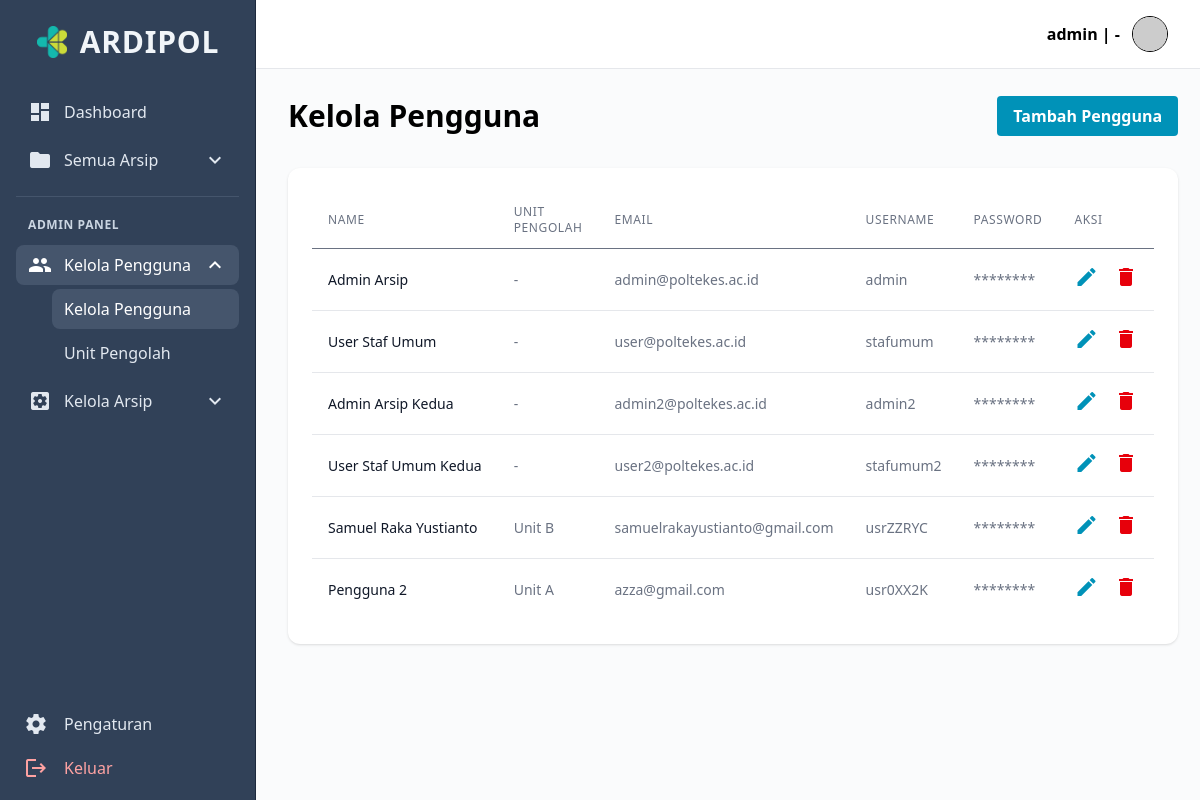
The app's page /pages/kelola_pengguna.php (signed in), older data.
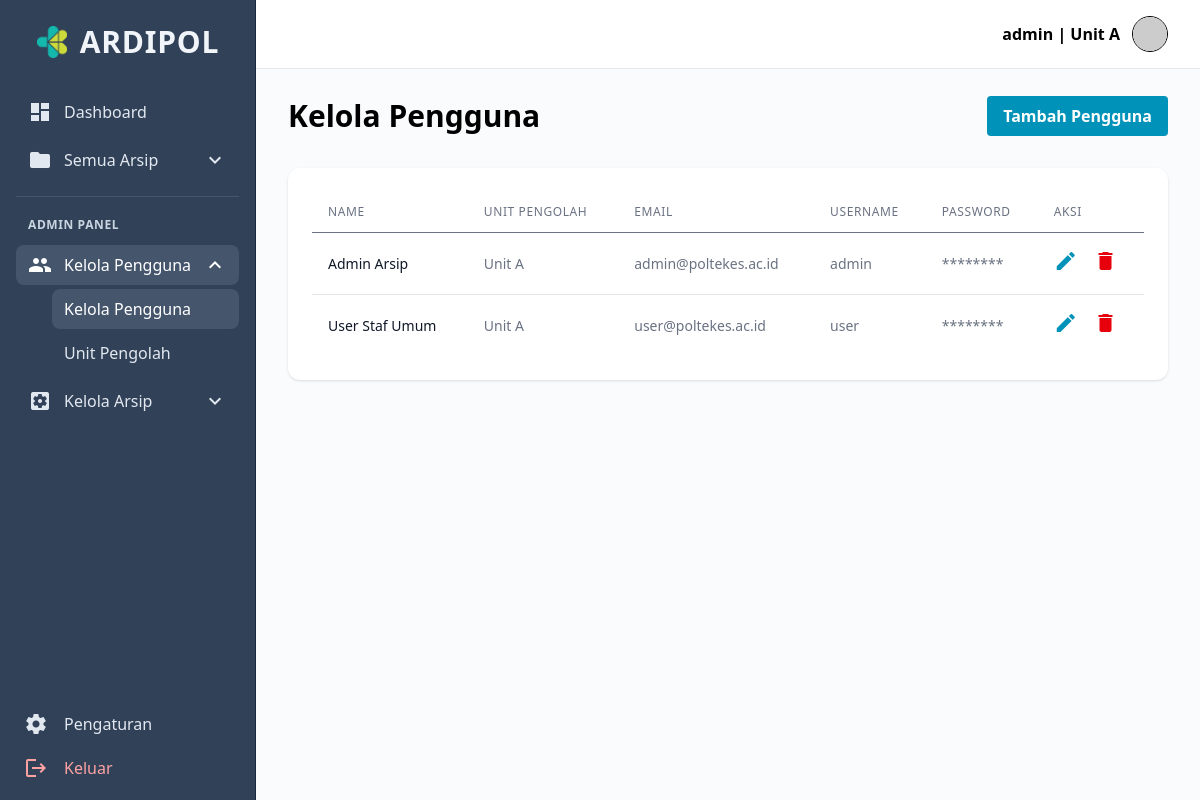
The same page, newer data.
### tables this page shows
CREATE TABLE `user` (
  `id_user` int(11) NOT NULL,
  `nama` varchar(100) NOT NULL,
  `email` varchar(100) NOT NULL,
  `username` varchar(50) NOT NULL,
  `password` varchar(255) NOT NULL,
  `role` enum('superadmin','admin','user') NOT NULL DEFAULT 'user',
  `created_at` datetime NOT NULL DEFAULT current_timestamp(),
  `updated_at` datetime DEFAULT NULL ON UPDATE current_timestamp()
);

CREATE TABLE `unit_pengolah` (
  `id_unit` int(11) NOT NULL,
  `kode_unit` varchar(10) NOT NULL,
  `nama_unit` varchar(150) NOT NULL,
  `created_at` datetime NOT NULL DEFAULT current_timestamp(),
  `updated_at` datetime DEFAULT NULL ON UPDATE current_timestamp()
);

### config/session.php (called while the page is built, shortened)
<?php
function getFullName() {
    return $_SESSION['user_name'] ?? ($_SESSION['nama'] ?? ($_SESSION['username'] ?? 'Guest'));
}
?>

### pages/kelola_pengguna.php (the view, shortened to what the changed rows need)
<?php
include_once __DIR__ . '/../config/session.php';
include_once __DIR__ . '/../config/database.php';
$role = $_SESSION['user_role'];
$query = "SELECT u.id_user, u.nama, u.email, u.username, u.role, COALESCE(up.nama_unit, '') AS nama_unit, COALESCE(p.id_unit, '') AS id_unit FROM user u LEFT JOIN profil p ON p.id_user = u.id_user LEFT JOIN unit_pengolah up ON p.id_unit = up.id_unit";
if ($role === 'admin') {
    $query .= " WHERE role IN ('admin', 'user')";
} elseif ($role === 'superadmin') {
    $query .= " WHERE role IN ('superadmin', 'admin', 'user')";
} else {
    header("Location: dashboard.php");
    exit;
}
$result = $conn->query($query);
$users = [];
if ($result && $result->num_rows > 0) {
    while ($row = $result->fetch_assoc()) {
        $users[] = $row;
    }
}
include __DIR__ . '/../layouts/master/header.php';
include __DIR__ . '/../layouts/components/sidebar_dynamic.php';
?>
<div class="min-h-screen bg-[#fafbfc] flex overflow-hidden">
    <div class="flex-1 flex flex-col ml-64">
        <?php include __DIR__ . '/../layouts/components/topbar.php'; ?>
        <main class="flex-1 p-8 space-y-8 mt-16 overflow-y-auto">
            <section class="bg-white rounded-xl shadow-sm p-6">
                <div class="overflow-x-auto">
                    <table class="min-w-full text-sm">
                        <thead>
                            <tr class="text-gray-500 border-b">
                                <th class="py-3 px-4 text-left font-medium text-xs uppercase tracking-wider">Name</th>
                                <th class="py-3 px-4 text-left font-medium text-xs uppercase tracking-wider">Unit Pengolah</th>
                                <th class="py-3 px-4 text-left font-medium text-xs uppercase tracking-wider">Email</th>
                                <th class="py-3 px-4 text-left font-medium text-xs uppercase tracking-wider">Username</th>
                                <th class="py-3 px-4 text-left font-medium text-xs uppercase tracking-wider">Password</th>
                                <th class="py-3 px-4 text-left font-medium text-xs uppercase tracking-wider">Aksi</th>
                            </tr>
                        </thead>
                        <tbody class="bg-white divide-y divide-gray-200">
                            <?php if (!empty($users)) : ?>
                                <?php foreach ($users as $user) : ?>
                                    <tr class="hover:bg-gray-50">
                                        <td class="py-4 px-4 whitespace-nowrap text-sm font-medium text-gray-900">
                                            <?= htmlspecialchars($user['nama']) ?>
                                        </td>
                                        <td class="py-4 px-4 whitespace-nowrap text-sm text-gray-500">
                                            <?= htmlspecialchars($user['nama_unit'] ?: '-') ?>
                                        </td>
                                        <td class="py-4 px-4 whitespace-nowrap text-sm text-gray-500">
                                            <?= htmlspecialchars($user['email']) ?>
                                        </td>
                                        <td class="py-4 px-4 whitespace-nowrap text-sm text-gray-500">
                                            <?= htmlspecialchars($user['username']) ?>
                                        </td>
                                        <td class="py-4 px-4 whitespace-nowrap text-sm text-gray-500">
                                            ********
                                        </td>
                                        <td class="py-4 px-4 whitespace-nowrap text-sm font-medium">
                                            <button class="text-cyan-600 hover:text-cyan-900 mr-3"
                                                onClick="editPengguna(<?= $user['id_user'] ?>)">
                                                <span class="material-icons text-base">edit</span>
                                            </button>
                                            <button class="text-red-600 hover:text-red-900 btnDelete"
                                                data-id="<?= $user['id_user'] ?>">
                                                <span class="material-icons text-base">delete</span>
                                            </button>
                                        </td>
                                    </tr>
                                <?php endforeach; ?>
                            <?php else : ?>
                                <tr>
                                    <td colspan="6" class="py-4 px-4 text-center text-gray-500">Tidak ada pengguna ditemukan.</td>
                                </tr>
                            <?php endif; ?>
                            </tbody>
                        </table>
                    </div>
                </div>
    </div>
<?php
include __DIR__ . '/../layouts/master/footer.php';
?>

### layouts/components/topbar.php (shortened to what the changed rows need)
<?php
include_once __DIR__ . '/../../config/session.php';
?>
<header class="bg-white border-b border-gray-200 px-8 py-4 flex items-center justify-end fixed top-0 right-0 left-64 z-10">
    <div class="flex items-center gap-3 ml-6">
        <span class="font-semibold">
            <?php
            $displayName = htmlspecialchars($_SESSION['username'] ?? getUserName());
            $unitName = '';
            $uid = null;
            if (isset($_SESSION['id_user'])) { $uid = intval($_SESSION['id_user']); }
            elseif (isset($_SESSION['user_id'])) { $uid = intval($_SESSION['user_id']); }
            if ($uid && isset($conn)) {
                $stmt = $conn->prepare("SELECT u.nama_unit FROM profil p JOIN unit_pengolah u ON p.id_unit = u.id_unit WHERE p.id_user = ? LIMIT 1");
                if ($stmt) {
                    $stmt->bind_param("i", $uid);
                    $stmt->execute();
                    $res = $stmt->get_result();
                    if ($row = $res->fetch_assoc()) { $unitName = $row['nama_unit'] ?? ''; }
                }
            }
            echo $displayName . ' | ' . htmlspecialchars($unitName ?: '-');
            ?>
        </span>
        <img src="https://ui-avatars.com/api/?name=<?php echo getFullName(); ?>" class="w-9 h-9 rounded-full border" />
    </div>
</header>

Row changes from the older to the newer data that the page shows:
removed user: nama "Admin Arsip Kedua", nama_unit "-", email "admin2@poltekes.ac.id", username "admin2"
removed user: nama "User Staf Umum Kedua", nama_unit "-", email "user2@poltekes.ac.id", username "stafumum2"
removed user: nama "Samuel Raka Yustianto", nama_unit "Unit B", email "samuelrakayustianto@gmail.com", username "usrZZRYC"
removed user: nama "Pengguna 2", nama_unit "Unit A", email "azza@gmail.com", username "usr0XX2K"
now on this page (row unchanged): unit_pengolah: nama_unit "Unit A"
changed user "Admin Arsip": nama_unit "-" → "Unit A"
changed user "User Staf Umum": nama_unit "-" → "Unit A"; username "stafumum" → "user"
Text that changed along with them:
$unitName ?: '-': "-" → (not shown)
